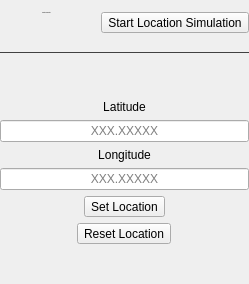
            <widget class="QWidget" name="locSimPage">
             <layout class="QVBoxLayout" name="verticalLayout_28">
              <property name="leftMargin">
               <number>0</number>
              </property>
              <property name="topMargin">
               <number>0</number>
              </property>
              <property name="rightMargin">
               <number>0</number>
              </property>
              <property name="bottomMargin">
               <number>0</number>
              </property>
              <item>
               <widget class="QWidget" name="locSimPageHeader" native="true">
                <layout class="QHBoxLayout" name="horizontalLayout_28">
                 <property name="spacing">
                  <number>10</number>
                 </property>
                 <property name="leftMargin">
                  <number>0</number>
                 </property>
                 <property name="rightMargin">
                  <number>0</number>
                 </property>
                 <item>
                  <widget class="QToolButton" name="toolButton_13">
                   <property name="enabled">
                    <bool>false</bool>
                   </property>
                   <property name="styleSheet">
                    <string notr="true">QToolButton {
	icon-size: 24px;
	background-color: transparent;
	padding-left: 0px;
	padding-right: 5px;
	border-radius: 0px;
}</string>
                   </property>
                   <property name="icon">
                    <iconset>
                     <normaloff>:/icon/geo-alt.svg</normaloff>:/icon/geo-alt.svg</iconset>
                   </property>
                  </widget>
                 </item>
                 <item>
                  <widget class="QWidget" name="verticalWidget_8" native="true">
                   <layout class="QVBoxLayout" name="verticalLayout_27">
                    <property name="spacing">
                     <number>6</number>
                    </property>
                    <property name="leftMargin">
                     <number>0</number>
                    </property>
                    <property name="topMargin">
                     <number>0</number>
                    </property>
                    <property name="rightMargin">
                     <number>0</number>
                    </property>
                    <property name="bottomMargin">
                     <number>0</number>
                    </property>
                    <item>
                     <widget class="QLabel" name="statusBarLbl_2">
                      <property name="font">
                       <font>
                        <pointsize>-1</pointsize>
                        <bold>false</bold>
                       </font>
                      </property>
                      <property name="text">
                       <string>Location Simulation</string>
                      </property>
                     </widget>
                    </item>
                    <item>
                     <widget class="QLabel" name="label_4">
                      <property name="text">
                       <string/>
                      </property>
                     </widget>
                    </item>
                   </layout>
                  </widget>
                 </item>
                 <item>
                  <spacer name="horizontalSpacer_11">
                   <property name="orientation">
                    <enum>Qt::Horizontal</enum>
                   </property>
                   <property name="sizeHint" stdset="0">
                    <size>
                     <width>40</width>
                     <height>20</height>
                    </size>
                   </property>
                  </spacer>
                 </item>
                 <item>
                  <widget class="QToolButton" name="loadLocSimBtn">
                   <property name="text">
                    <string>Start Location Simulation</string>
                   </property>
                  </widget>
                 </item>
                </layout>
               </widget>
              </item>
              <item>
               <widget class="Line" name="line_2">
                <property name="styleSheet">
                 <string notr="true">QFrame {
	color: #414141;
}</string>
                </property>
                <property name="frameShadow">
                 <enum>QFrame::Plain</enum>
                </property>
                <property name="orientation">
                 <enum>Qt::Horizontal</enum>
                </property>
               </widget>
              </item>
              <item>
               <spacer name="verticalSpacer_14">
                <property name="orientation">
                 <enum>Qt::Vertical</enum>
                </property>
                <property name="sizeHint" stdset="0">
                 <size>
                  <width>20</width>
                  <height>40</height>
                 </size>
                </property>
               </spacer>
              </item>
              <item>
               <widget class="QWidget" name="locSimCnt" native="true">
                <layout class="QVBoxLayout" name="locSimPageContent">
                 <property name="leftMargin">
                  <number>0</number>
                 </property>
                 <property name="topMargin">
                  <number>0</number>
                 </property>
                 <property name="rightMargin">
                  <number>0</number>
                 </property>
                 <property name="bottomMargin">
                  <number>0</number>
                 </property>
                 <item>
                  <widget class="QWidget" name="verticalWidget" native="true">
                   <layout class="QVBoxLayout" name="verticalLayout_29">
                    <property name="leftMargin">
                     <number>0</number>
                    </property>
                    <property name="topMargin">
                     <number>0</number>
                    </property>
                    <property name="rightMargin">
                     <number>0</number>
                    </property>
                    <property name="bottomMargin">
                     <number>0</number>
                    </property>
                    <item>
                     <widget class="QLabel" name="label_7">
                      <property name="text">
                       <string>Latitude</string>
                      </property>
                      <property name="alignment">
                       <set>Qt::AlignCenter</set>
                      </property>
                     </widget>
                    </item>
                    <item>
                     <widget class="QLineEdit" name="latitudeTxt">
                      <property name="alignment">
                       <set>Qt::AlignCenter</set>
                      </property>
                      <property name="placeholderText">
                       <string>XXX.XXXXX</string>
                      </property>
                     </widget>
                    </item>
                    <item>
                     <widget class="QLabel" name="label_11">
                      <property name="text">
                       <string>Longitude</string>
                      </property>
                      <property name="alignment">
                       <set>Qt::AlignCenter</set>
                      </property>
                     </widget>
                    </item>
                    <item>
                     <widget class="QLineEdit" name="longitudeTxt">
                      <property name="alignment">
                       <set>Qt::AlignCenter</set>
                      </property>
                      <property name="placeholderText">
                       <string>XXX.XXXXX</string>
                      </property>
                     </widget>
                    </item>
                    <item>
                     <widget class="QWidget" name="horizontalWidget" native="true">
                      <layout class="QHBoxLayout" name="horizontalLayout_3">
                       <property name="leftMargin">
                        <number>0</number>
                       </property>
                       <property name="topMargin">
                        <number>0</number>
                       </property>
                       <property name="rightMargin">
                        <number>0</number>
                       </property>
                       <property name="bottomMargin">
                        <number>0</number>
                       </property>
                       <item>
                        <widget class="QToolButton" name="setLocationBtn">
                         <property name="text">
                          <string>Set Location</string>
                         </property>
                        </widget>
                       </item>
                      </layout>
                     </widget>
                    </item>
                    <item>
                     <widget class="QWidget" name="horizontalWidget_2" native="true">
                      <layout class="QHBoxLayout" name="horizontalLayout_29">
                       <property name="leftMargin">
                        <number>0</number>
                       </property>
                       <property name="topMargin">
                        <number>0</number>
                       </property>
                       <property name="rightMargin">
                        <number>0</number>
                       </property>
                       <property name="bottomMargin">
                        <number>0</number>
                       </property>
                       <item>
                        <widget class="QToolButton" name="resetLocationBtn">
                         <property name="text">
                          <string>Reset Location</string>
                         </property>
                        </widget>
                       </item>
                      </layout>
                     </widget>
                    </item>
                   </layout>
                  </widget>
                 </item>
                </layout>
               </widget>
              </item>
              <item>
               <spacer name="verticalSpacer_13">
                <property name="orientation">
                 <enum>Qt::Vertical</enum>
                </property>
                <property name="sizeHint" stdset="0">
                 <size>
                  <width>20</width>
                  <height>40</height>
                 </size>
                </property>
               </spacer>
              </item>
             </layout>
            </widget>
